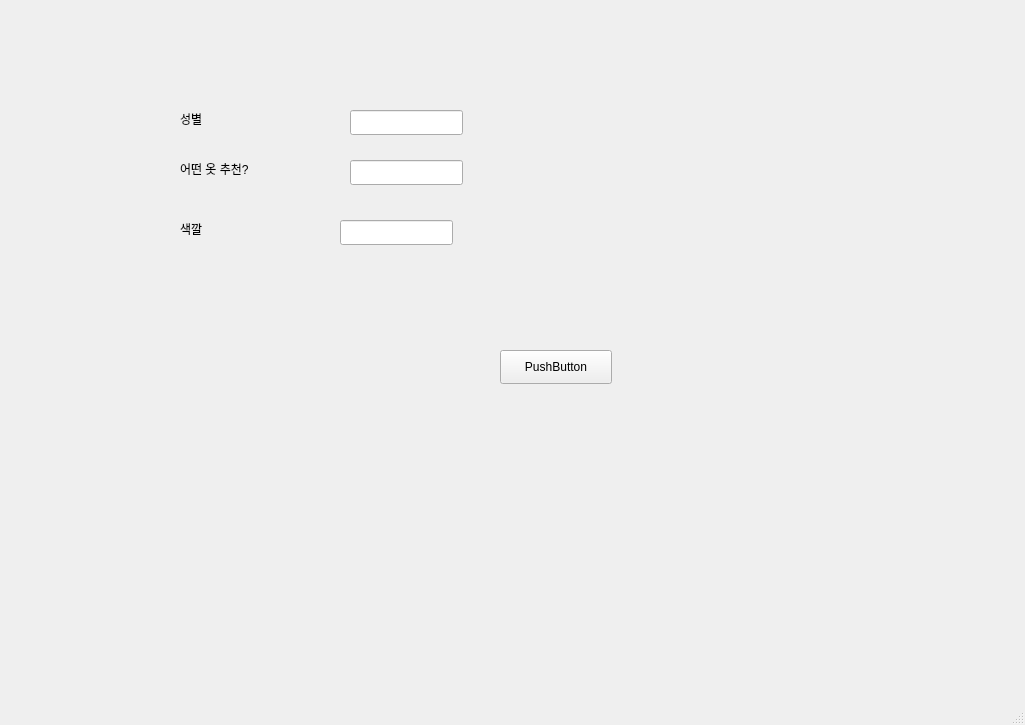
<?xml version="1.0" encoding="UTF-8"?>
<ui version="4.0">
 <class>MainWindow</class>
 <widget class="QMainWindow" name="MainWindow">
  <property name="geometry">
   <rect>
    <x>0</x>
    <y>0</y>
    <width>1025</width>
    <height>725</height>
   </rect>
  </property>
  <property name="windowTitle">
   <string>MainWindow</string>
  </property>
  <widget class="QWidget" name="centralwidget">
   <widget class="QLabel" name="label">
    <property name="geometry">
     <rect>
      <x>180</x>
      <y>110</y>
      <width>121</width>
      <height>18</height>
     </rect>
    </property>
    <property name="text">
     <string>성별</string>
    </property>
   </widget>
   <widget class="QLabel" name="label_2">
    <property name="geometry">
     <rect>
      <x>180</x>
      <y>160</y>
      <width>121</width>
      <height>18</height>
     </rect>
    </property>
    <property name="text">
     <string>어떤 옷 추천?</string>
    </property>
   </widget>
   <widget class="QLabel" name="label_3">
    <property name="geometry">
     <rect>
      <x>180</x>
      <y>220</y>
      <width>121</width>
      <height>18</height>
     </rect>
    </property>
    <property name="text">
     <string>색깔</string>
    </property>
   </widget>
   <widget class="QLineEdit" name="lineEdit_sex">
    <property name="geometry">
     <rect>
      <x>350</x>
      <y>110</y>
      <width>113</width>
      <height>25</height>
     </rect>
    </property>
   </widget>
   <widget class="QLineEdit" name="lineEdit_recommend">
    <property name="geometry">
     <rect>
      <x>350</x>
      <y>160</y>
      <width>113</width>
      <height>25</height>
     </rect>
    </property>
   </widget>
   <widget class="QLineEdit" name="lineEdit_color">
    <property name="geometry">
     <rect>
      <x>340</x>
      <y>220</y>
      <width>113</width>
      <height>25</height>
     </rect>
    </property>
   </widget>
   <widget class="QPushButton" name="pushButton">
    <property name="geometry">
     <rect>
      <x>500</x>
      <y>350</y>
      <width>112</width>
      <height>34</height>
     </rect>
    </property>
    <property name="text">
     <string>PushButton</string>
    </property>
   </widget>
  </widget>
  <widget class="QMenuBar" name="menubar">
   <property name="geometry">
    <rect>
     <x>0</x>
     <y>0</y>
     <width>1025</width>
     <height>31</height>
    </rect>
   </property>
  </widget>
  <widget class="QStatusBar" name="statusbar"/>
 </widget>
 <resources/>
 <connections/>
</ui>
